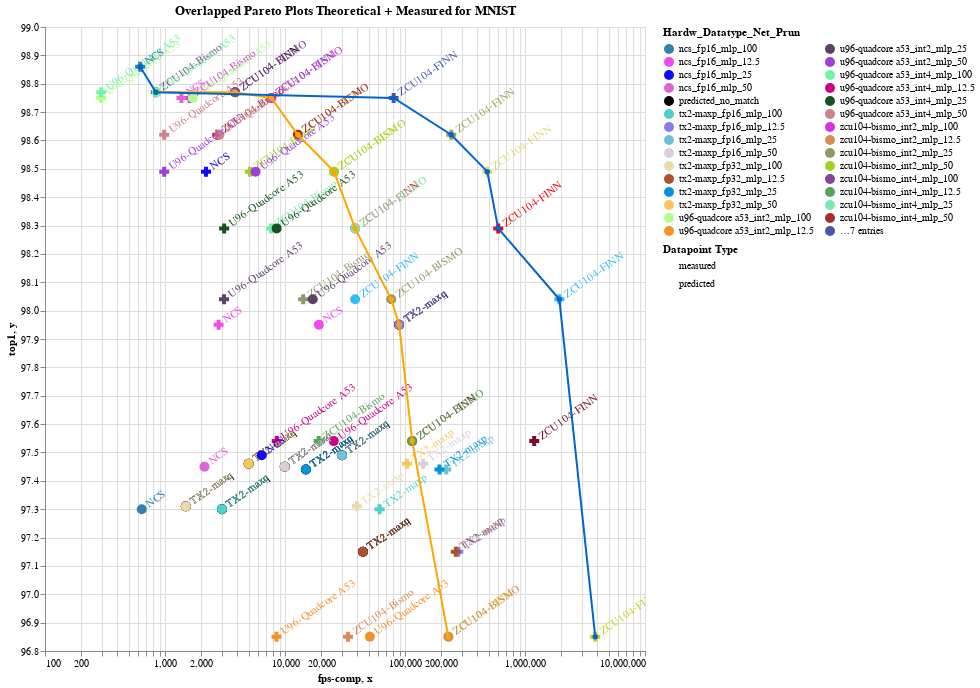

The code cell stored with this chart in its notebook:
### Markdown cell above
In order to easily understand how accurate predictions were, an overlapping between the Theoretical Pareto Plot and Measured Pareto Plot was made. In the plot below we have both theoretical (orange) and measured (blue) pareto lines. All measured datapoins are represented as crosses and all theoretical datatpoins are represented as circles. Some theoretical datapoints don't have a measured matched datapoint and the same goes for the measured datapoints. The theoretical pareto curve is, as expected, on the right of the measured one, as predictions are sometimes different form measurements.

### Code cell
#hide_input
%run scripts/overlapped_pareto.py
get_overlapped_pareto('mnist')
